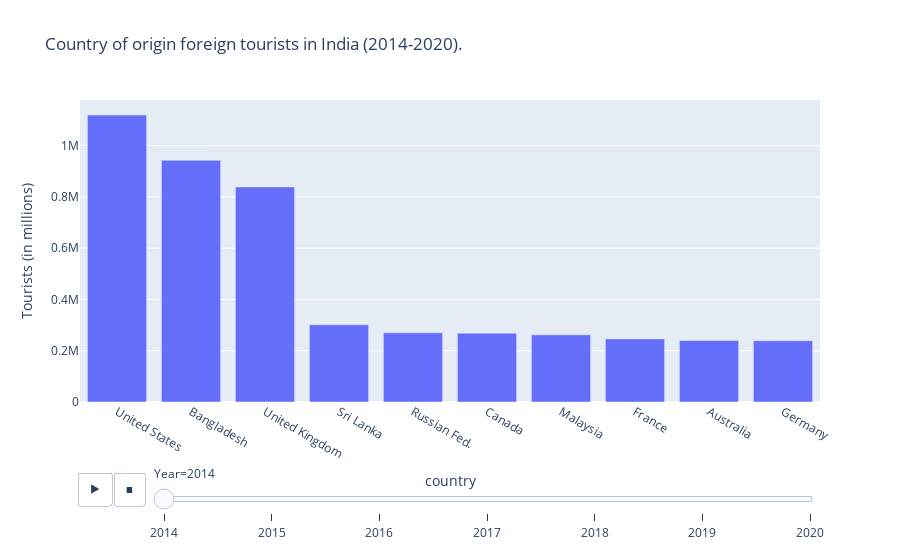

Source (notebook cell):
### Code cell
#Plotting with Plotly. A graph with animation frame
fig1 = px.bar(dfnew1, x="country", y="visitors", animation_frame="year", 
       labels={"year":"Year", "visitors": "Tourists (in millions)"},
       title="Country of origin foreign tourists in India (2014-2020).")
fig1.layout.updatemenus[0].buttons[0].args[1]["frame"]["duration"] = 3000

yranges = {2016:[0, 2500000]}

for f in fig1.frames:
    if int(f.name) in yranges.keys():
        f.layout.update(yaxis_range = yranges[int(f.name)])
fig1.show()

### Figure 1 — Plotly figure (JSON) as saved in the notebook; plotly's stock layout.template omitted (floating-point values rounded to 4 significant figures)
{"data": [{"alignmentgroup": "True", "hovertemplate": "Year=2014<br>country=%{x}<br>Tourists (in millions)=%{y}<extra></extra>", "legendgroup": "", "marker": {"color": "#636efa", "pattern": {"shape": ""}}, "name": "", "offsetgroup": "", "orientation": "v", "showlegend": false, "textposition": "auto", "type": "bar", "x": ["United States", "Bangladesh", "United Kingdom", "Sri Lanka", "Russian Fed.", "Canada", "Malaysia", "France", "Australia", "Germany"], "xaxis": "x", "y": [1118983, 942562, 838860, 301601, 269832, 268485, 262026, 246101, 239762, 239106], "yaxis": "y"}], "layout": {"autosize": true, "barmode": "relative", "legend": {"tracegroupgap": 0}, "sliders": [{"active": 0, "currentvalue": {"prefix": "Year="}, "len": 0.9, "pad": {"b": 10, "t": 60}, "steps": [{"args": [["2014"], {"frame": {"duration": 0, "redraw": true}, "fromcurrent": true, "mode": "immediate", "transition": {"duration": 0, "easing": "linear"}}], "label": "2014", "method": "animate"}, {"args": [["2015"], {"frame": {"duration": 0, "redraw": true}, "fromcurrent": true, "mode": "immediate", "transition": {"duration": 0, "easing": "linear"}}], "label": "2015", "method": "animate"}, {"args": [["2016"], {"frame": {"duration": 0, "redraw": true}, "fromcurrent": true, "mode": "immediate", "transition": {"duration": 0, "easing": "linear"}}], "label": "2016", "method": "animate"}, {"args": [["2017"], {"frame": {"duration": 0, "redraw": true}, "fromcurrent": true, "mode": "immediate", "transition": {"duration": 0, "easing": "linear"}}], "label": "2017", "method": "animate"}, {"args": [["2018"], {"frame": {"duration": 0, "redraw": true}, "fromcurrent": true, "mode": "immediate", "transition": {"duration": 0, "easing": "linear"}}], "label": "2018", "method": "animate"}, {"args": [["2019"], {"frame": {"duration": 0, "redraw": true}, "fromcurrent": true, "mode": "immediate", "transition": {"duration": 0, "easing": "linear"}}], "label": "2019", "method": "animate"}, {"args": [["2020"], {"frame": {"duration": 0, "redraw": true}, "fromcurrent": true, "mode": "immediate", "transition": {"duration": 0, "easing": "linear"}}], "label": "2020", "method": "animate"}], "x": 0.1, "xanchor": "left", "y": 0, "yanchor": "top"}], "title": {"text": "Country of origin foreign tourists in India (2014-2020)."}, "updatemenus": [{"buttons": [{"args": [null, {"frame": {"duration": 3000, "redraw": true}, "fromcurrent": true, "mode": "immediate", "transition": {"duration": 500, "easing": "linear"}}], "label": "&#9654;", "method": "animate"}, {"args": [[null], {"frame": {"duration": 0, "redraw": true}, "fromcurrent": true, "mode": "immediate", "transition": {"duration": 0, "easing": "linear"}}], "label": "&#9724;", "method": "animate"}], "direction": "left", "pad": {"r": 10, "t": 70}, "showactive": false, "type": "buttons", "x": 0.1, "xanchor": "right", "y": 0, "yanchor": "top"}], "xaxis": {"anchor": "y", "autorange": true, "domain": [0, 1], "range": [-0.5, 9.5], "title": {"text": "country"}, "type": "category"}, "yaxis": {"anchor": "x", "autorange": true, "domain": [0, 1], "range": [0, 1178000.0], "title": {"text": "Tourists (in millions)"}, "type": "linear"}}}
